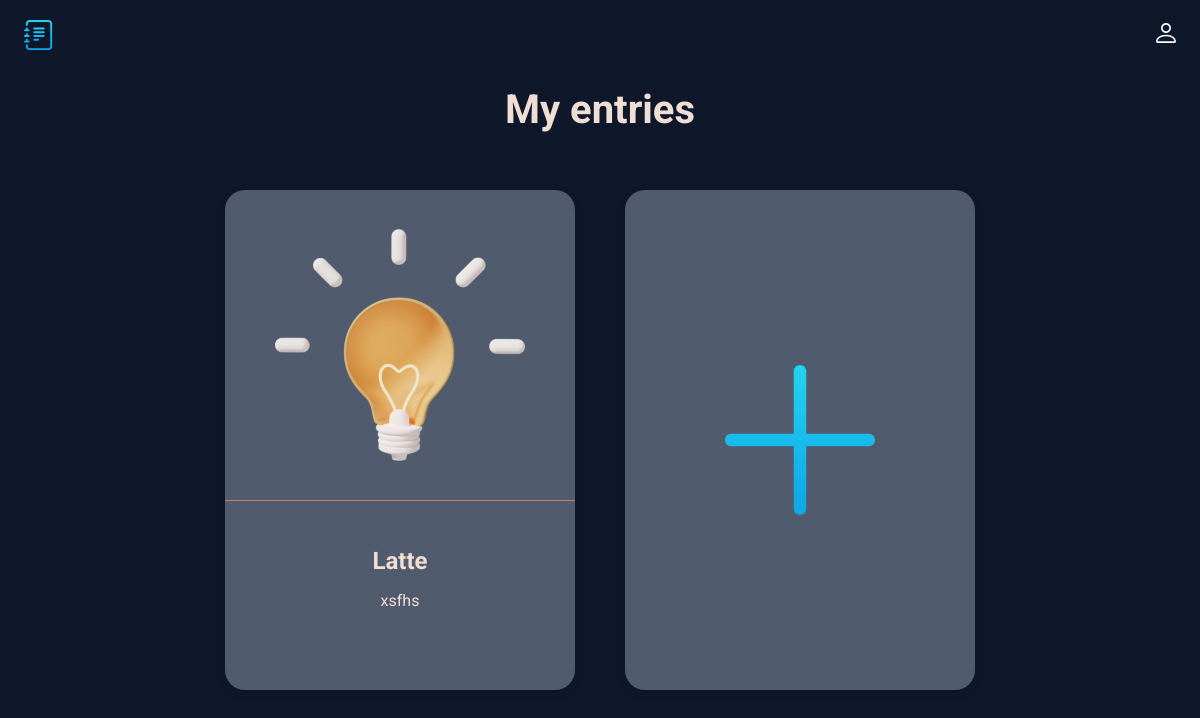
Before: /index (signed in) with the older database file.
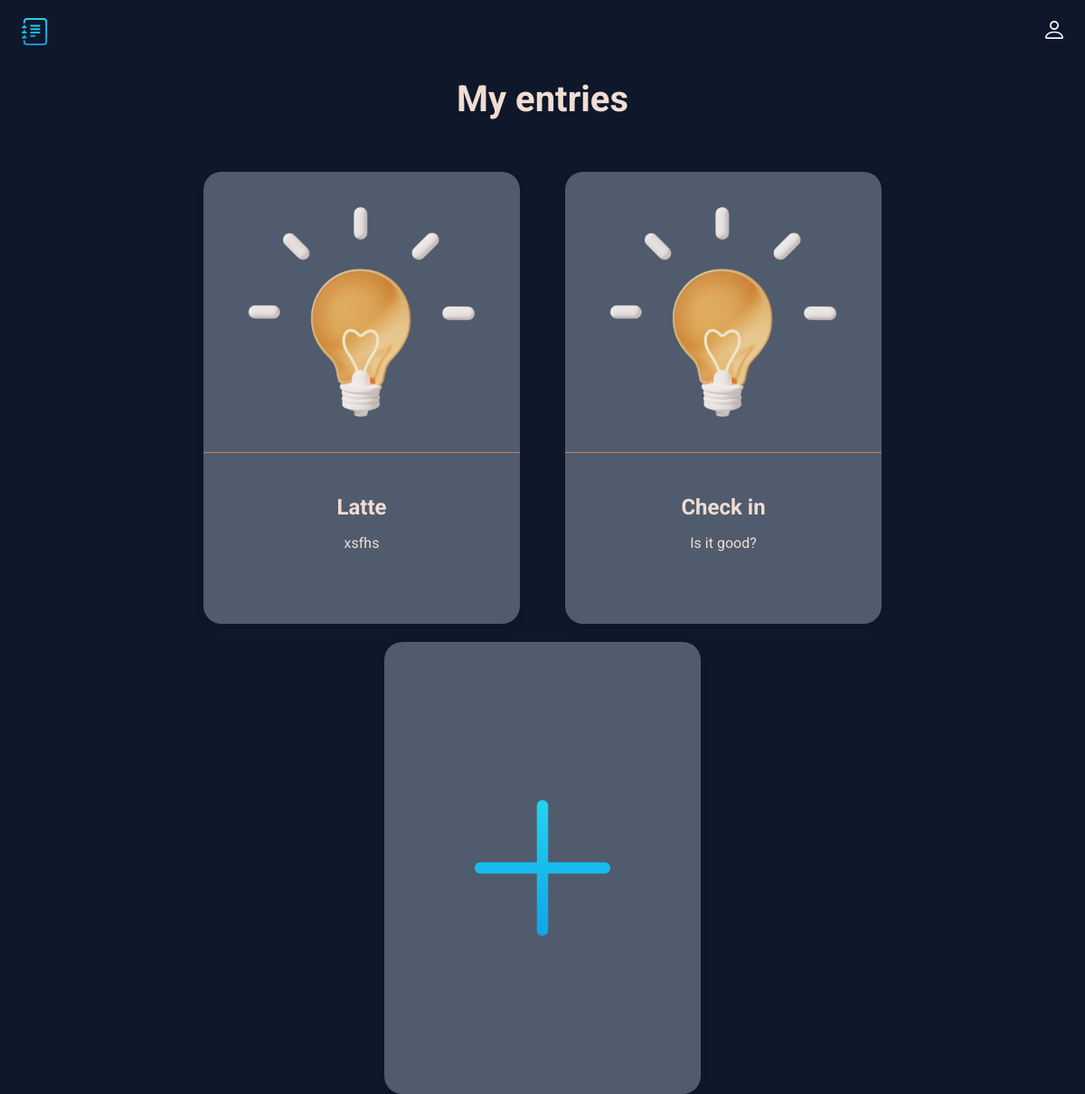
After: the same page with the newer database file.
### main.py (models this page shows, shortened)
class Card(db.Model):
    id = db.Column(db.Integer, primary_key=True)
    title = db.Column(db.String(100), nullable=False)
    subtitle = db.Column(db.String(300), nullable=False)
    text = db.Column(db.Text, nullable=False)
    user_email = db.Column(db.String(100), nullable=False)

### main.py (the view)
@app.route('/index')
def index():
    email = session.get('user_email')
    cards = Card.query.filter_by(user_email=email).all()
    return render_template('index.html', cards=cards)

### templates/index.html (shortened to what this page needs)
<!doctype html>
<html lang="en">
<head>
  <link rel="stylesheet" href="../static/css/style.css">
</head>
<body>
  <header class="header">
    <img src="../static/img/logo.svg" alt="logo" width="30" height="30">
    <ul class="main-list">
        <li class="list__item">
            <img src="../static/img/login.svg" alt="login" width="20" height="20">
        </li>
    </ul>
  </header>
  <main>
    {% block content %}
    <h1 class="main__title">My entries</h1>
    <ul class="cards-list">
      {% for el in cards%}
      <li class="card">
        <a class="card__link" href="/card/{{el.id}}">
          <img class="card__img" src="../static/img/post_icon.png" width="250" height="250" alt="post_icon">
          <div class="card__text">
            <h2 class="card__title">{{el.title}}</h2>
            <p class="card__subtitle">{{el.subtitle}}</p>
          </div>
        </a>
      </li>
      {% endfor %}
      <li class="card card--creat">
          <a class="creat__link" href="{{url_for('create')}}"></a>
      </li>
    </ul>
    {% endblock %}
  </main>
</body>
</html>

### static/css/style.css (style rules this page uses)
body { margin: 0; padding: 0; font-family: 'Roboto', sans-serif; font-size: 16px; line-height: 20px; background-color: #0F172A; color: #F0DDD3; }
h1, h2, p { margin: 0; }
img { object-fit: contain; }
a { text-decoration: none; color: inherit; transition: 0.2s; }
ul { list-style: none; margin: 0; padding: 0; }
.header { display: flex; justify-content: space-between; align-items: center; padding: 20px 2%; margin-bottom: 30px; }
.main-list { display: flex; align-items: center; gap: 20px; }
.main__title { font-size: 40px; text-align: center; margin-bottom: 70px; }
.cards-list { display: flex; padding: 0 5%; flex-wrap: wrap; flex-direction: row; gap: 20px; column-gap: 50px; justify-content: center; }
.card { width: 350px; height: 500px; transition: 0.2s; background: #505B6D; border-radius: 20px; box-shadow: 0px 4px 10px rgba(0, 0, 0, 0.1); }
.card__link { display: flex; flex-direction: column; align-items: center; width: inherit; height: inherit; }
.card__text { border-top: 1px solid #C37F62; width: inherit; display: flex; padding: 50px 0 20px; flex-direction: column; gap: 20px; align-items: center; }
.card__title { padding: 0 20px; text-align: center; }
.card__subtitle { padding: 0 20px; text-align: center; }
.card__img { padding: 30px; }
.creat__link { display: block; width: inherit; height: inherit; background: url(../img/plus.svg) no-repeat; background-size: 200px 200px; background-position: center; }

Changed rows visible on the page:
added Card: title "Check in", subtitle "Is it good?"
